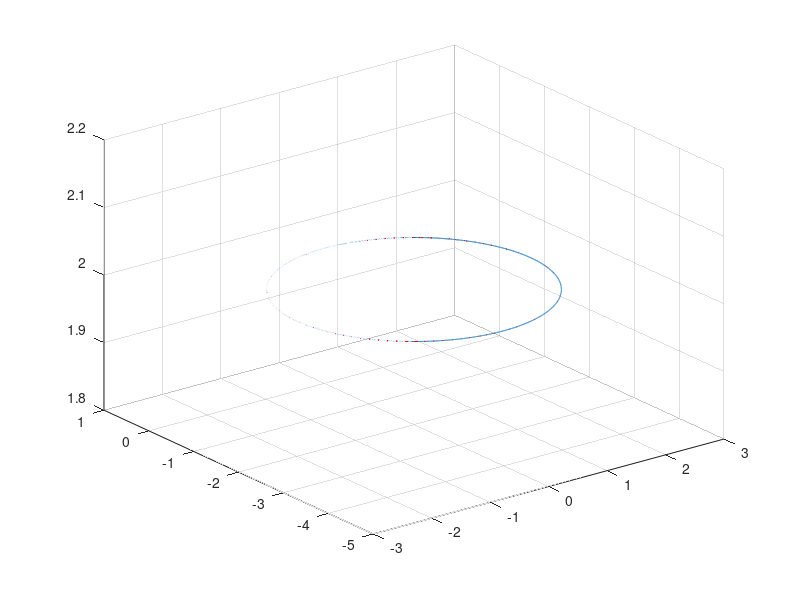

The MATLAB script that drew this image:
clear all, close all, clc;

t = 1:0.01:120;
c = ones(length(t),1);

x = [5*sin(t); 2*cos(t); 2*c'];
v = [5*cos(t) ; -2*sin(t) ; 0*c'];
a = [-5*sin(t) ; -2*cos(t) ; 0*c'];


x = [ 3*sin(t) ;  3*cos(t);   2*c'];
v = [ 0.1*3*cos(0.1*t) ; -3*0.1*sin(0.1*t) ;  0*c'];
a = [-3*0.1*0.1*sin(0.1*t) ; -3*0.1*0.1*cos(0.1*t) ;0*c'];

x = [2*sin(0.04*pi*t) ; 2*cos(0.04*pi*t)-2; 2*c'];
v = [2*0.04*pi*cos(0.04*pi*t) ; -2*0.04*pi*sin(0.04*pi*t) ; 0*c'];
a = [-2*0.04*0.04*pi*pi*sin(0.04*pi*t) ; -2*0.04*0.04*pi*pi*cos(0.04*pi*t) ;0*c'];

figure(1);
plot3(x(1,:),x(2,:),x(3,:))
grid on
hold on

for i = 3000:50:length(t)
    quiver3(x(1,i),x(2,i),x(3,i),v(1,i)/5,v(2,i)/5,v(3,i)/5,'r',"LineWidth",0.4); 
end
